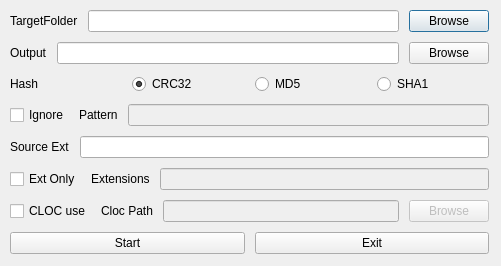
<?xml version="1.0" encoding="UTF-8"?>
<ui version="4.0">
 <class>Dialog</class>
 <widget class="QDialog" name="Dialog">
  <property name="geometry">
   <rect>
    <x>0</x>
    <y>0</y>
    <width>501</width>
    <height>266</height>
   </rect>
  </property>
  <property name="sizePolicy">
   <sizepolicy hsizetype="Fixed" vsizetype="Fixed">
    <horstretch>0</horstretch>
    <verstretch>0</verstretch>
   </sizepolicy>
  </property>
  <property name="windowTitle">
   <string>FilesInfoReader GUI</string>
  </property>
  <widget class="QWidget" name="layoutWidget">
   <property name="geometry">
    <rect>
     <x>10</x>
     <y>10</y>
     <width>479</width>
     <height>271</height>
    </rect>
   </property>
   <layout class="QVBoxLayout" name="verticalLayout">
    <property name="spacing">
     <number>10</number>
    </property>
    <property name="sizeConstraint">
     <enum>QLayout::SetMaximumSize</enum>
    </property>
    <item>
     <layout class="QHBoxLayout" name="LayoutTargetFolder">
      <property name="sizeConstraint">
       <enum>QLayout::SetDefaultConstraint</enum>
      </property>
      <item>
       <widget class="QLabel" name="label">
        <property name="text">
         <string>TargetFolder</string>
        </property>
       </widget>
      </item>
      <item>
       <widget class="QLineEdit" name="EditTargetFolder"/>
      </item>
      <item>
       <widget class="QPushButton" name="BtnBrowse">
        <property name="text">
         <string>Browse</string>
        </property>
       </widget>
      </item>
     </layout>
    </item>
    <item>
     <layout class="QHBoxLayout" name="LayoutOutput">
      <item>
       <widget class="QLabel" name="label_3">
        <property name="text">
         <string>Output</string>
        </property>
       </widget>
      </item>
      <item>
       <widget class="QLineEdit" name="EditOutput">
        <property name="text">
         <string/>
        </property>
       </widget>
      </item>
      <item>
       <widget class="QPushButton" name="BtnOutputBrowse">
        <property name="text">
         <string>Browse</string>
        </property>
       </widget>
      </item>
     </layout>
    </item>
    <item>
     <layout class="QHBoxLayout" name="LayoutHashMethod">
      <item>
       <widget class="QLabel" name="label_6">
        <property name="text">
         <string>Hash</string>
        </property>
       </widget>
      </item>
      <item>
       <widget class="QRadioButton" name="RadBtnCrc32">
        <property name="text">
         <string>CRC32</string>
        </property>
        <property name="checked">
         <bool>true</bool>
        </property>
       </widget>
      </item>
      <item>
       <widget class="QRadioButton" name="RadBtnMD5">
        <property name="text">
         <string>MD5</string>
        </property>
       </widget>
      </item>
      <item>
       <widget class="QRadioButton" name="RadBtnSHA1">
        <property name="text">
         <string>SHA1</string>
        </property>
       </widget>
      </item>
     </layout>
    </item>
    <item>
     <layout class="QHBoxLayout" name="LayoutIgnorePat">
      <item>
       <widget class="QCheckBox" name="ChkBoxIgnore">
        <property name="enabled">
         <bool>true</bool>
        </property>
        <property name="text">
         <string>Ignore</string>
        </property>
       </widget>
      </item>
      <item>
       <widget class="QLabel" name="label_5">
        <property name="text">
         <string>Pattern</string>
        </property>
       </widget>
      </item>
      <item>
       <widget class="QLineEdit" name="EditIgnorePattern">
        <property name="enabled">
         <bool>false</bool>
        </property>
       </widget>
      </item>
     </layout>
    </item>
    <item>
     <layout class="QHBoxLayout" name="horizontalLayout">
      <item>
       <widget class="QLabel" name="label_4">
        <property name="text">
         <string>Source Ext</string>
        </property>
       </widget>
      </item>
      <item>
       <widget class="QLineEdit" name="EditSourceExtList"/>
      </item>
     </layout>
    </item>
    <item>
     <layout class="QHBoxLayout" name="LayoutExtOnly">
      <item>
       <widget class="QCheckBox" name="ChkBoxExtOnly">
        <property name="text">
         <string>Ext Only</string>
        </property>
       </widget>
      </item>
      <item>
       <widget class="QLabel" name="label_2">
        <property name="text">
         <string>Extensions</string>
        </property>
       </widget>
      </item>
      <item>
       <widget class="QLineEdit" name="EditExtList">
        <property name="enabled">
         <bool>false</bool>
        </property>
       </widget>
      </item>
     </layout>
    </item>
    <item>
     <layout class="QVBoxLayout" name="verticalLayout_2">
      <item>
       <layout class="QHBoxLayout" name="horizontalLayout_2">
        <item>
         <widget class="QCheckBox" name="ChkBoxClocUse">
          <property name="text">
           <string>CLOC use</string>
          </property>
         </widget>
        </item>
        <item>
         <widget class="QLabel" name="label_7">
          <property name="text">
           <string>Cloc Path</string>
          </property>
         </widget>
        </item>
        <item>
         <widget class="QLineEdit" name="EditClocPath">
          <property name="enabled">
           <bool>false</bool>
          </property>
         </widget>
        </item>
        <item>
         <widget class="QPushButton" name="BtnClocPathBrowse">
          <property name="enabled">
           <bool>false</bool>
          </property>
          <property name="text">
           <string>Browse</string>
          </property>
         </widget>
        </item>
       </layout>
      </item>
     </layout>
    </item>
    <item>
     <layout class="QHBoxLayout" name="LayoutStartExitButton">
      <item>
       <widget class="QPushButton" name="BtnStart">
        <property name="text">
         <string>Start</string>
        </property>
       </widget>
      </item>
      <item>
       <widget class="QPushButton" name="BtnExit">
        <property name="text">
         <string>Exit</string>
        </property>
       </widget>
      </item>
     </layout>
    </item>
   </layout>
  </widget>
 </widget>
 <resources/>
 <connections/>
</ui>
